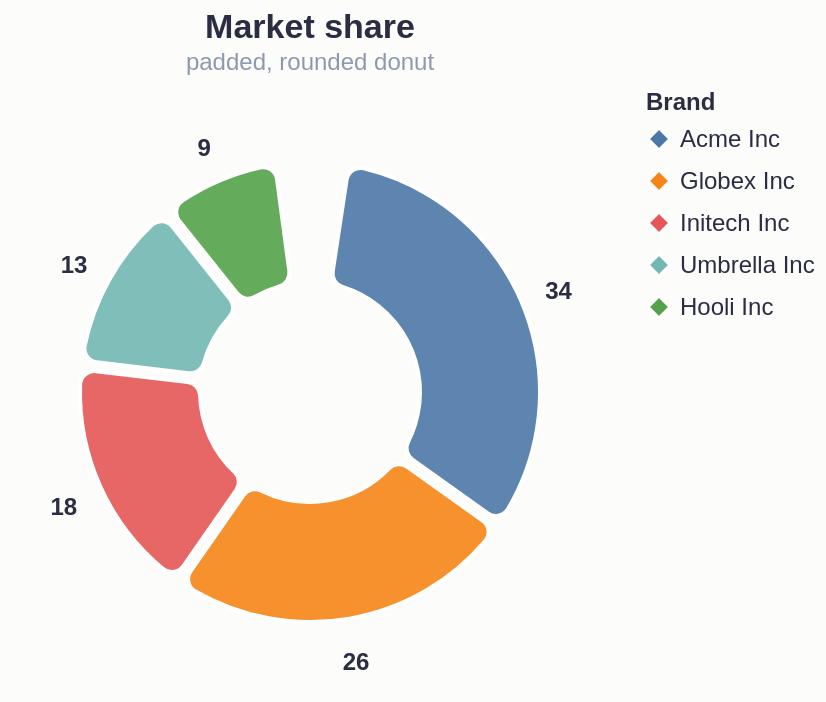

Express this chart as Vega-Lite.
### Vega-Lite specification from a JSON file in a GitHub repository (floating-point values rounded to 4 significant figures)
{"$schema": "https://vega.github.io/schema/vega-lite/v6.json", "description": "fc-qx1.42: a labelled donut exercising non-default arc, text, legend, scale and title properties.", "usermeta": {"eas": {"threshold": 0.03, "note": "customization spec: every property is honored natively (check reports no warnings)"}}, "width": 300, "height": 300, "title": {"text": "Market share", "subtitle": "padded, rounded donut", "anchor": "middle", "color": "#2b2d42", "fontSize": 17, "subtitleColor": "#8d99ae", "subtitleFontSize": 12, "offset": 8}, "data": {"values": [{"brand": "Acme", "share": 34}, {"brand": "Globex", "share": 26}, {"brand": "Initech", "share": 18}, {"brand": "Umbrella", "share": 13}, {"brand": "Hooli", "share": 9}]}, "encoding": {"theta": {"field": "share", "type": "quantitative", "stack": true, "scale": {"rangeMax": 6.0}}, "color": {"field": "brand", "type": "nominal", "sort": {"field": "share", "order": "descending"}, "scale": {"scheme": "tableau10"}, "legend": {"title": "Brand", "symbolType": "diamond", "symbolSize": 120, "labelFontSize": 12, "labelColor": "#2b2d42", "titleFontSize": 12, "titleColor": "#2b2d42", "values": ["Acme", "Globex", "Initech", "Umbrella", "Hooli"], "labelExpr": "datum.label + ' Inc'", "rowPadding": 4}}, "order": {"field": "share", "type": "quantitative", "sort": "descending"}}, "layer": [{"mark": {"type": "arc", "innerRadius": 55, "outerRadius": 115, "padAngle": 0.035, "cornerRadius": 7, "thetaOffset": 0.15, "stroke": "#ffffff", "strokeWidth": 2, "strokeJoin": "round", "fillOpacity": 0.9}}, {"mark": {"type": "text", "radius": 135, "thetaOffset": 0.15, "fontSize": 12, "fontWeight": "bold", "dy": 2, "fill": "#2b2d42"}, "encoding": {"text": {"field": "share", "type": "quantitative", "format": ".0f"}, "color": {"value": "#2b2d42"}}}], "config": {"background": "#fcfcfb", "arc": {"strokeCap": "round"}}}
